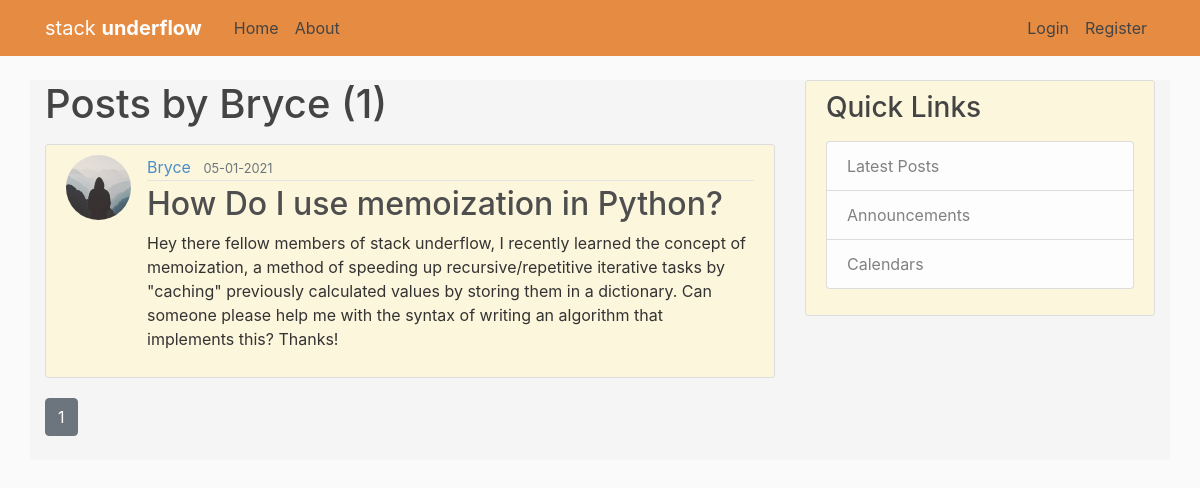
Page /user/Bryce on the earlier database version.
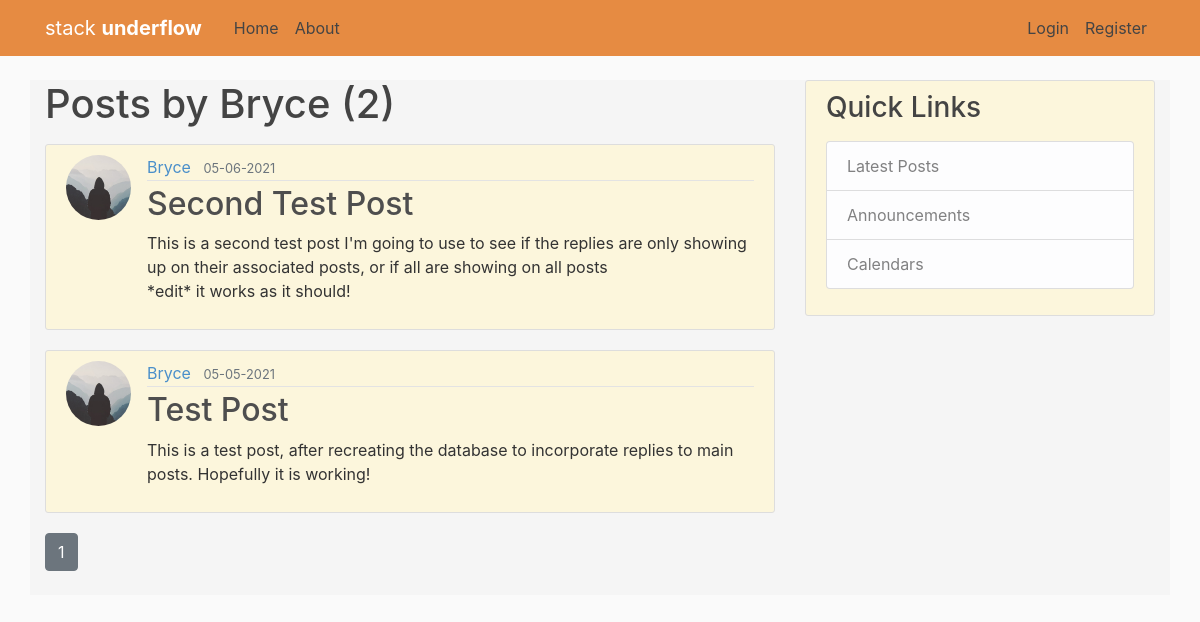
Same page on the later database version.
### stack_underflow/models.py (models this page shows, shortened)
class User(db.Model, UserMixin):
    id = db.Column(db.Integer, primary_key=True)
    username = db.Column(db.String(20), unique=True, nullable=False)
    email = db.Column(db.String(120), unique=True, nullable=False)
    image_file = db.Column(db.String(20), nullable=False, default='default.jpg')
    password = db.Column(db.String(60), nullable=False)
    posts = db.relationship('Post', backref='author', lazy=True)
    replies = db.relationship('Reply', backref='reply_author', lazy=True)

class Post(db.Model):
    id = db.Column(db.Integer, primary_key=True)
    title = db.Column(db.String(100), nullable=False)
    date_posted = db.Column(db.DateTime, nullable=False, default=datetime.utcnow)
    content = db.Column(db.Text, nullable=False)
    user_id = db.Column(db.Integer, db.ForeignKey('user.id'), nullable=False)
    replies = db.relationship('Reply', backref='post_reply_to', lazy=True)

### stack_underflow/users/routes.py (the view)
@users.route("/user/<string:username>")
def user_posts(username):
    page = request.args.get('page', 1, type=int)
    user = User.query.filter_by(username=username).first_or_404()
    posts = Post.query.filter_by(author=user)\
        .order_by(Post.date_posted.desc())\
        .paginate(page=page, per_page=5)
    return render_template('user_posts.html', posts=posts, user=user)

### stack_underflow/templates/user_posts.html
{% extends "base.html" %}
{% block content %}
    <h1 class="mb-3">Posts by {{ user.username }} ({{ posts.total }})</h1>
    {% for post in posts.items %}
        <article class="media content-section">
          <img class="rounded-circle article-img" src="{{ url_for('static', filename='images/' + post.author.image_file) }}">
          <div class="media-body">
            <div class="article-metadata">
              <a class="mr-2 user-font" href="{{ url_for('users.user_posts', username=post.author.username) }}">{{ post.author.username }}</a>
              <small class="text-muted">{{ post.date_posted.strftime('%m-%d-%Y') }}</small>
            </div>
            <h2><a class="article-title" href="{{ url_for('posts.post', post_id=post.id) }}">{{ post.title }}</a></h2>
            <p class="article-content">{{ post.content }}</p>
          </div>
        </article>
    {% endfor %}
    {% for page_num in posts.iter_pages(left_edge=1, right_edge=1, left_current=1, right_current=2) %}
      {% if page_num %}
        {% if posts.page == page_num %}
          <a class="btn btn-secondary mb-4" href="{{ url_for('users.user_posts', username=user.username, page=page_num) }}">{{ page_num }}</a>
        {% else %}
          <a class="btn btn-outline-secondary mb-4" href="{{ url_for('users.user_posts', username=user.username, page=page_num) }}">{{ page_num }}</a>
        {% endif %}
      {% else %}
        ...
      {% endif %}
    {% endfor %}
{% endblock content %}

### stack_underflow/templates/base.html (shortened to what this page needs)
<!DOCTYPE html>
<html>
<head>
    <link rel="stylesheet" href="https://maxcdn.bootstrapcdn.com/bootstrap/4.0.0/css/bootstrap.min.css">
    <link rel="stylesheet" type="text/css" href="{{ url_for('static', filename='main.css') }}">
</head>
<body>
    <header class="site-header">
      <nav class="navbar navbar-expand-md navbar-dark bg-orange fixed-top">
        <div class="container">
          <a class="navbar-brand mr-4" href="/">stack <strong>underflow</strong></a>
          <div class="collapse navbar-collapse" id="navbarToggle">
            <div class="navbar-nav mr-auto">
              <a class="nav-item nav-link" href="{{ url_for('main.home') }}">Home</a>
              <a class="nav-item nav-link" href="{{ url_for('main.about') }}">About</a>
            </div>
            <div class="navbar-nav">
              {% if current_user.is_authenticated %}
                <a class="nav-item nav-link article-title" href="{{ url_for('posts.new_post') }}">New Post</a>
                <a class="nav-item nav-link" href="{{ url_for('users.account') }}">Account</a>
                <a class="nav-item nav-link" href="{{ url_for('users.logout') }}">Logout</a>
              {% else %}
                <a class="nav-item nav-link" href="{{ url_for('users.login') }}">Login</a>
                <a class="nav-item nav-link" href="{{ url_for('users.register') }}">Register</a>
              {% endif %}
            </div>
          </div>
        </div>
      </nav>
    </header>
    <main role="main" class="container" style="background-color:rgb(245, 245, 245)">
      <div class="row">
        <div class="col-md-8">
          {% block content %}{% endblock %}
        </div>
        <div class="col-md-4">
          <div class="content-section" style="background-color:rgb(252, 246, 220)">
            <h3>Quick Links</h3>
            <p class='text-muted'>
              <ul class="list-group">
                <li class="list-group-item list-group-item-light">Latest Posts</li>
                <li class="list-group-item list-group-item-light">Announcements</li>
                <li class="list-group-item list-group-item-light">Calendars</li>
              </ul>
            </p>
          </div>
        </div>
      </div>
    </main>
</body>
</html>

### stack_underflow/static/main.css (style rules this page uses)
body { background: #fafafa; color: #333333; margin-top: 5rem; }
h1, h2, h3, h4, h5, h6 { color: #444444; }
.bg-orange { background-color: #e68b42; }
.site-header .navbar-nav .nav-link { color: #444444; }
.content-section { background:rgb(252, 246, 220); padding: 10px 20px; border: 1px solid #dddddd; border-radius: 3px; margin-bottom: 20px; }
.article-title { color: #4e4e4e; }
.article-content { white-space: pre-line; }
.article-img { height: 65px; width: 65px; margin-right: 16px; }
.article-metadata { padding-bottom: 1px; margin-bottom: 4px; border-bottom: 1px solid #e3e3e3 }
.user-font { color: #4a8fca; }

Differences in the rows shown:
added Post: image_file (placeholder picture), author.username "Bryce", date_posted "05-06-2021", title "Second Test Post", content "This is a second test post I'm going to use to see if the replies are only showing up on their associated posts, or if all are showing on all posts *edit* it works as it should!"
changed Post: date_posted "05-01-2021" → "05-05-2021"; title "How Do I use memoization in Python?" → "Test Post"; content "Hey there fellow members of stack underflow, I recently learned the concept of memoization, a method of speeding up recursive/repetitive iterative tasks by \"caching\" previously calculated values by storing them in a dictionary. Can someone please help me with the syntax of writing an algorithm that implements this? Thanks!" → "This is a test post, after recreating the database to incorporate replies to main posts. Hopefully it is working!"
Other differences:
{{ posts.total }}: "1" → "2"
